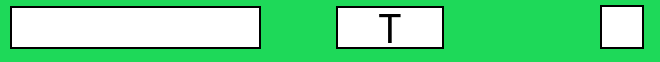
       <widget class="QWidget" name="key8" native="true">
        <property name="sizePolicy">
         <sizepolicy hsizetype="Preferred" vsizetype="Fixed">
          <horstretch>0</horstretch>
          <verstretch>0</verstretch>
         </sizepolicy>
        </property>
        <property name="minimumSize">
         <size>
          <width>0</width>
          <height>55</height>
         </size>
        </property>
        <property name="maximumSize">
         <size>
          <width>16777215</width>
          <height>90</height>
         </size>
        </property>
        <property name="cursor">
         <cursorShape>PointingHandCursor</cursorShape>
        </property>
        <property name="styleSheet">
         <string notr="true">background-color: rgb(30, 217, 89);
</string>
        </property>
        <widget class="QLineEdit" name="game_command8">
         <property name="geometry">
          <rect>
           <x>10</x>
           <y>6</y>
           <width>251</width>
           <height>43</height>
          </rect>
         </property>
         <property name="sizePolicy">
          <sizepolicy hsizetype="Expanding" vsizetype="Preferred">
           <horstretch>0</horstretch>
           <verstretch>0</verstretch>
          </sizepolicy>
         </property>
         <property name="minimumSize">
          <size>
           <width>0</width>
           <height>43</height>
          </size>
         </property>
         <property name="maximumSize">
          <size>
           <width>16777215</width>
           <height>16777215</height>
          </size>
         </property>
         <property name="font">
          <font>
           <family>Berlin Sans FB</family>
           <pointsize>20</pointsize>
          </font>
         </property>
         <property name="styleSheet">
          <string notr="true">background-color: rgb(255, 255, 255);
color: rgb(0, 0, 0);
border-style: solid;
border-width: 2px;
border-color: black;</string>
         </property>
         <property name="inputMask">
          <string notr="true"/>
         </property>
         <property name="maxLength">
          <number>16</number>
         </property>
        </widget>
        <widget class="QLabel" name="key_8_name">
         <property name="geometry">
          <rect>
           <x>336</x>
           <y>6</y>
           <width>108</width>
           <height>43</height>
          </rect>
         </property>
         <property name="font">
          <font>
           <family>Berlin Sans FB</family>
           <pointsize>30</pointsize>
          </font>
         </property>
         <property name="styleSheet">
          <string notr="true">background-color: rgb(255, 255, 255);
border-style: solid;
border-width: 2px;
border-color: black;</string>
         </property>
         <property name="text">
          <string>T</string>
         </property>
         <property name="alignment">
          <set>Qt::AlignCenter</set>
         </property>
        </widget>
        <widget class="QCheckBox" name="checkBoxT">
         <property name="geometry">
          <rect>
           <x>600</x>
           <y>2</y>
           <width>51</width>
           <height>51</height>
          </rect>
         </property>
         <property name="styleSheet">
          <string notr="true">QCheckBox::indicator {
     width: 40px;
     height: 40px;
	border-style: solid;
    border-width: 2px;
    border-color: black;
}

QCheckBox::indicator:checked {
  background-color: rgb(7, 113, 240);
}
QCheckBox::indicator:unchecked {
    background-color: rgb(255, 255, 255);
}
</string>
         </property>
         <property name="text">
          <string/>
         </property>
         <property name="iconSize">
          <size>
           <width>23</width>
           <height>28</height>
          </size>
         </property>
         <property name="checkable">
          <bool>true</bool>
         </property>
        </widget>
       </widget>
